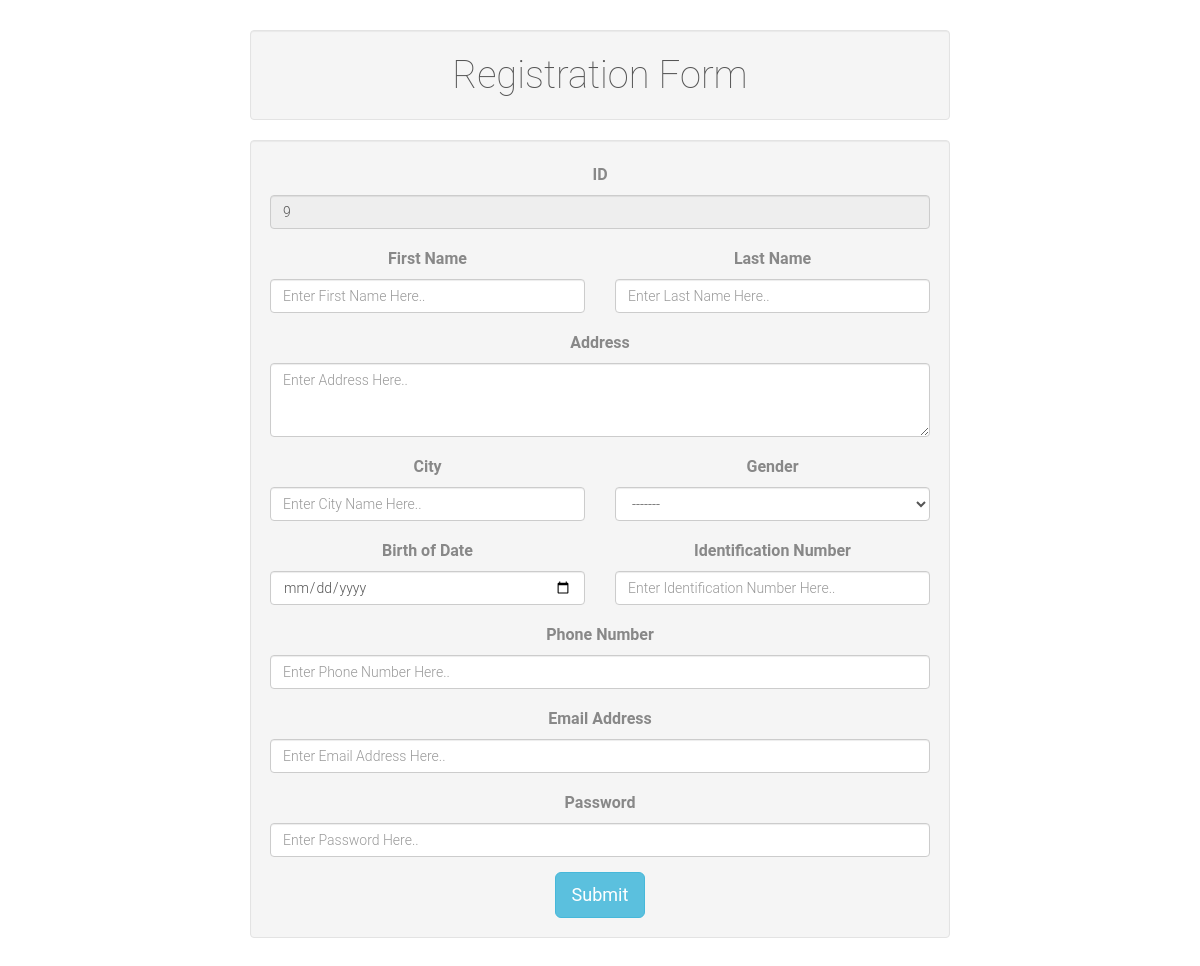
The page /registration.php on the database as committed earlier.
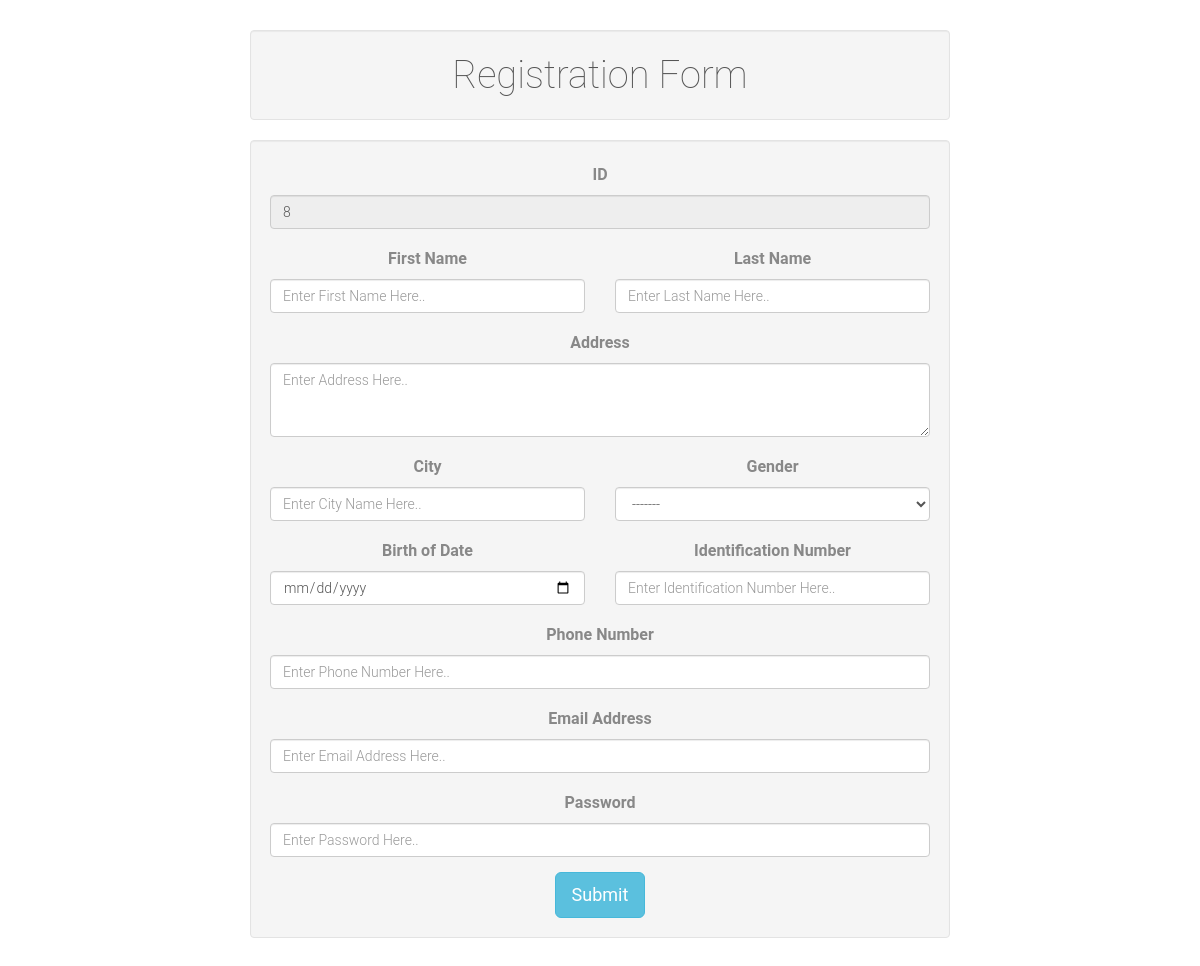
The same page on the database as committed later.
### tables this page shows
CREATE TABLE `users` (
  `id` int(11) NOT NULL,
  `first` text NOT NULL,
  `last` text NOT NULL,
  `address` text NOT NULL,
  `city` text NOT NULL,
  `gender` text NOT NULL,
  `birthdate` varchar(12) NOT NULL,
  `Identification` varchar(25) NOT NULL,
  `phone` varchar(20) NOT NULL,
  `email` varchar(45) NOT NULL,
  `password` varchar(45) NOT NULL,
  PRIMARY KEY (`id`)
);

### registration.php (the view, shortened to what this page needs)
<html>
<head>
	<?php include 'js.php'; include 'style.php'; ?>
	<link rel="stylesheet" type="text/css" href="css/reg-style.css">
	<link rel="stylesheet" type="text/css" href="css/login.css">
</head>
<body>
	<div class="container">
		<h1 class="well">Registration Form</h1>
		<form method="post" action="forms/signup.php" role="form">
			<div class="col-lg-12 well">
				<div class="row">
					<form>
						<div class="col-sm-12">
							<?php
							$conn=mysqli_connect("localhost","root","","hospital");
							$query = "SELECT id FROM users ORDER BY id DESC LIMIT 1";
							$result=mysqli_query($conn,$query);
							foreach ($result as $key) {
								$num=$key['id'];
							}
							?>
							<div class="form-group">
								<label>ID</label>
								<input type="text" name="idd" id="id" placeholder=<?php echo $num+1;?> value=<?php echo $num+1;?>  class="form-control"  readonly>
							</div>
							<div class="row">
								<div class="col-sm-6 form-group">
									<label>First Name</label>
									<input type="text" placeholder="Enter First Name Here.." class="form-control" name="first" id="first" required>
								</div>
								<div class="col-sm-6 form-group">
									<label>Last Name</label>
									<input type="text" placeholder="Enter Last Name Here.." class="form-control" name="last" id="last" required>
								</div>
							</div>
							<div class="form-group">
								<label>Address</label>
								<textarea placeholder="Enter Address Here.." rows="3" class="form-control" name="address" id="address" required></textarea>
							</div>
							<div class="row">
								<div class="col-sm-6 form-group">
									<label>City</label>
									<input type="text" placeholder="Enter City Name Here.." class="form-control" name="city" id="city" required>
								</div>
								<div class="col-sm-6 form-group">
									<label>Gender</label><br>
									<select name="gender" required class="form-control" id="gender" required>
										<option value="">-------</option>
									</select>
								</div>
							</div>
							<div class="row">
								<div class="col-sm-6 form-group">
									<label>Birth of Date</label>
									<input type="Date" placeholder="Enter Birth of Date Here.." class="form-control" name="birthday" id="birthday" required>
								</div>
								<div class="col-sm-6 form-group">
									<label>Identification Number</label>
									<input type="text" placeholder="Enter Identification Number Here.." class="form-control" name="identification" id="identification" required>
								</div>
							</div>
							<div class="form-group">
								<label>Phone Number</label>
								<input type="text" placeholder="Enter Phone Number Here.." class="form-control" name="phone" id="phone" required>
							</div>
							<div class="form-group">
								<label>Email Address</label>
								<input type="email" placeholder="Enter Email Address Here.." class="form-control" name="email" id="email" required>
							</div>
							<div class="form-group">
								<label>Password</label>
								<input type="password" placeholder="Enter Password Here.." class="form-control" name="password" id="password" required>
							</div>
							<button type="Submit" class="btn btn-lg btn-info" id="signup_btn">Submit</button>
						</div>
					</form>
				</div>
			</div>
		</form>
	</div>
</body>
</html>

### style.php
<link rel="stylesheet" type="text/css" href="css/bootstrap.css">
<link rel="stylesheet" type="text/css" href="css/bootstrap.min.css">
<link rel="stylesheet" type="text/css" href="css/font-awesome.css">
<link rel="stylesheet" type="text/css" href="css/font-awesome.min.css">
<link rel="stylesheet" type="text/css" href="css/style.css">

### css/reg-style.css (style rules this page uses)
body { padding-top: 20px; padding-bottom: 20px; }
@media (min-width: 768px) { .container { max-width: 730px; } }

### css/login.css (style rules this page uses)
body { font-family: 'Roboto', sans-serif; font-size: 16px; font-weight: 300; color: #888; line-height: 30px; text-align: center; }
h1, h2 { margin-top: 10px; font-size: 38px; font-weight: 100; color: #555; line-height: 50px; }

Rows that differ between the two databases and show on the page:
removed users: idd "9"
now on this page (row edited): users: idd "8"
